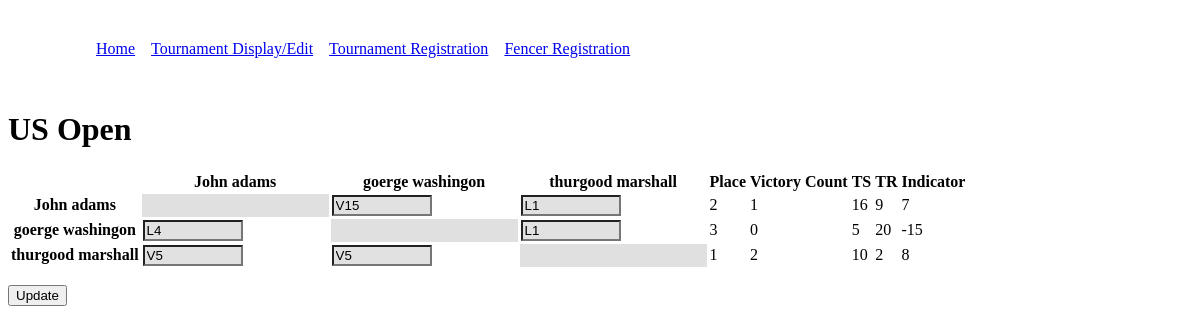
The page /display/1 on the database its author committed.
### models.py (models this page shows, shortened)
class Tournament(db.Model):
    __tablename__ = "tournament"
    id = db.Column(db.Integer, primary_key=True)
    name = db.Column(db.String(80), nullable=True)
    date = db.Column(db.DateTime, default=datetime.utcnow,)
    location = db.Column(db.String(80), nullable=True)
    scores = db.relationship("Score", backref="tournament", lazy='dynamic')

class Fencer(db.Model):
    __tablename__ = "fencer"
    id = db.Column(db.Integer, primary_key=True)
    name = db.Column(db.String(80))
    email = db.Column(db.String(120), nullable=True)
    rating = db.Column(db.String(1), default="U")
    tournaments = db.relationship(
        "Tournament", secondary=association_table, backref="fencers"
    )

### display.py (the view)
@display_blueprint.route('/display/<int:tourn_id>', methods=['GET'])
def display(tourn_id=None):
    tournament = Tournament.query.get(tourn_id)
    fencers = tournament.fencers
    tournament_form = TournamentForm()
    tournament_form.name = tournament.name
    places = {}
    for i in fencers:
        for j in fencers:
            score = tournament.scores.filter_by(main_fencer_id=i.id, opponent_id=j.id).first()
            fencer_form = FencerForm()
            if score is not None:
                fencer_form.score = score.score
            else:
                fencer_form.score = '0'
            fencer_form.main_fencer = i.id
            fencer_form.opponent = j.id
            fencer_form.main_fencer_name = i.name
            other = other_information(i.id)
            fencer_form.v = other[0]
            fencer_form.ts = other[1]
            fencer_form.tr = other[2]
            fencer_form.indicator = other[3]
            places[other[3]] = i.id
            if i.id == j.id:
                fencer_form.is_different = False
            tournament_form.fencers.append_entry(fencer_form)
    places = dict(sorted(places.items(), reverse=True))
    print(places)
    for i in tournament_form.fencers:
        i.place.data = list(places.keys()).index(i.indicator.data)+1
    chunks = []
    chunk_len = len(fencers)
    for i in range(0, len(tournament_form.fencers), chunk_len):
        chunks.append(tournament_form.fencers[i:i + chunk_len])
    return render_template('tournament_display.html', tournament_form=tournament_form, chunks=chunks)

### display.py
class TournamentForm(FlaskForm):
    name = StringField('name', widget=HiddenInput())
    fencers = FieldList(FormField(FencerForm))

class FencerForm(FlaskForm):
    main_fencer = IntegerField(widget=HiddenInput())
    opponent = IntegerField(widget=HiddenInput())
    main_fencer_name = StringField(widget=HiddenInput())
    score = StringField('Score')
    v = IntegerField(widget=HiddenInput())
    ts = IntegerField(widget=HiddenInput())
    tr = IntegerField(widget=HiddenInput())
    indicator = IntegerField(widget=HiddenInput())
    place = IntegerField(widget=HiddenInput())
    is_different = BooleanField('is_repeat', widget=HiddenInput())

### display.py (called while the page is built)
def other_information(fencer_id):
    fencer = Fencer.query.get(fencer_id)
    touches_scored = Score.query.filter_by(main_fencer_id=fencer_id).all()
    touches_received = Score.query.filter_by(opponent_id=fencer_id).all()
    victory_count = 0
    ts = 0
    tr = 0
    for i in touches_scored:
        if 'V' in i.score:
            victory_count += 1
        if 'L' in i.score or 'V' in i.score:
            ts += int(i.score[1:])
            print(fencer.name, i.score[1:])
        else:
            ts += int(i.score)
    for i in touches_received:
        if 'L' in i.score or 'V' in i.score:
            tr += int(i.score[1:])
        else:
            tr += int(i.score)
    indicator = ts - tr
    return (victory_count, ts, tr, indicator)

### templates/tournament_display.html (shortened to what this page needs)
{% extends 'base.html' %}
{% block content %}
<div>
    <form action="" method="post" name="tournament_update">
        <h1> {{ tournament_form.name }} </h1>
        <table>
            <tr>
                <th></th>
                {% for chunk in chunks %}
                    <th>{{ chunk[0].main_fencer_name.data }}</th>
                {% endfor %}
                <th>Place</th>
                <th>Victory Count</th>
                <th>TS</th>
                <th>TR</th>
                <th>Indicator</th>
            </tr>
            {% for i in chunks %}
                <tr>
                    <th>{{ i[0].main_fencer_name.data }}</th>
                    {% for match in i %}
                            {% if not match.is_different.data %}
                                <td class="blank"></td>
                            {% else %}
                                <td>
                                    {{ match.score(class="score_style")}}
                                </td>
                            {% endif %}
                    {% endfor %}
                    <td>{{ i[0].place.data }}</td>
                    <td>{{ i[0].v.data }}</td>
                    <td>{{ i[0].ts.data }}</td>
                    <td>{{ i[0].tr.data }}</td>
                    <td>{{ i[0].indicator.data }}</td>
                </tr>
            {% endfor %}
        </table>
        <p><input type="submit" name="edit" value="Update"></p>
    </form>
</div>
{% endblock %}

### templates/base.html (shortened to what this page needs)
<!DOCTYPE html>
<html lang="en">
<head>
    <link rel="stylesheet" href="https://cdn.jsdelivr.net/npm/water.css@2/out/light.css">
</head>
<body>
    <nav>
        <ul>
            <li><a href="/">Home</a></li>
            <li><a href="{{ url_for('forms.tournament_entry') }}">Tournament Display/Edit</a></li>
            <li><a href="{{ url_for('forms.tournament_registration') }}">Tournament Registration</a></li>
            <li><a href="{{ url_for('forms.fencer_registration') }}">Fencer Registration</a></li>
        </ul>
    </nav>
    {% block content %} {% endblock %}
</body>
</html>

### templates/base.html (style rules this page uses)
nav { display: flex; justify-content: space-between; padding: 1rem 2rem; }
nav ul { display: flex; list-style: none; }
nav li { padding-left: 1rem; }

### templates/tournament_display.html (style rules this page uses)
.score_style { width:50%; background-color: rgb(225, 225, 225); }
.blank { background-color: #e0e0e0; }

### rows shown on the page
Tournament: name "US Open"
Fencer: name "John adams", name "John adams"
Fencer: name "goerge washingon", name "goerge washingon"
Fencer: name "thurgood marshall", name "thurgood marshall"

### other values the page prints
{{ i[0].place.data }} "2" "3" "1"
{{ i[0].v.data }} "1" "0" "2"
{{ i[0].ts.data }} "16" "5" "10"
{{ i[0].tr.data }} "9" "20" "2"
{{ i[0].indicator.data }} "7" "-15" "8"
